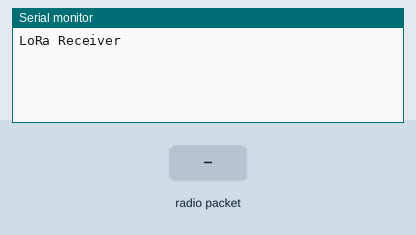
Bench run of a sketch on a simulated ESP32. Shown: the last lines printed to the serial monitor. Inputs (shaded band) come from the test bench. No radio packets arrive unless stated.

Above: at 1.2 s.
1.3 s: radio packet "1" arrives
At 2.2 s:
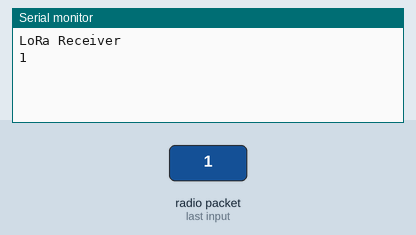
2.8 s: radio packet "0" arrives
At 3.3 s:
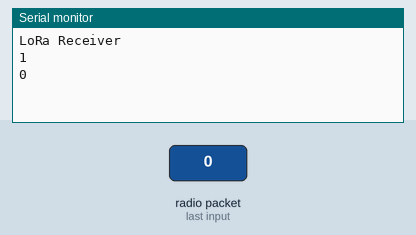
4.3 s: radio packet "2" arrives
At 5.7 s:
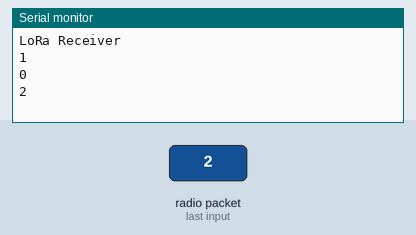

Measured:
- after the input at 1.3 s, the serial monitor: prints a new line at once (image 1)
- after the input at 2.8 s, the serial monitor: prints a new line at once (image 2)
- after the input at 4.3 s, the serial monitor: prints a new line at once (image 3)

The sketch:

Manual_Receiver.ino
```cpp
#include <LoRa.h>

// Device pin settings for the T-Beam
#define CS_PIN 18
#define RST_PIN 23
#define IRQ_PIN 26

// Macros for static device configuration
#define BANDWIDTH 125E3
#define SPREADING_FACTOR 7
#define CODING_RATE 5
#define SYNC_WORD 0x12
#define FREQUENCY 915E6
#define OCP 240
#define GAIN_LEVEL 0

void setup() {
  Serial.begin(115200);  // baud rate must match the transmitter
  while (!Serial);

  Serial.println("LoRa Receiver");

  // Initialize LoRa with the specified pins
  LoRa.setPins(CS_PIN, RST_PIN, IRQ_PIN);

  if (!LoRa.begin(FREQUENCY)) {  // Initialize LoRa at the specified frequency
    Serial.println("LoRa init failed. Check your connections");
    while (true);
  }

  LoRa.disableCrc();
  LoRa.setOCP(OCP);

  // Setting the aforementioned configurable parameters
  LoRa.setSpreadingFactor(SPREADING_FACTOR);
  LoRa.setSignalBandwidth(BANDWIDTH);
  LoRa.setCodingRate4(CODING_RATE);
  LoRa.setGain(GAIN_LEVEL);

  LoRa.onReceive(onReceive);
  LoRa.receive();
}

void loop() {
  // Empty loop
}

void onReceive(int packetSize) {
  if (packetSize == 0) return;

  String receivedData = "";

  while (LoRa.available()) {
    char c = (char) LoRa.read();
    receivedData += c;
  }

  Serial.println(receivedData);  // Print only the received data
}
```
